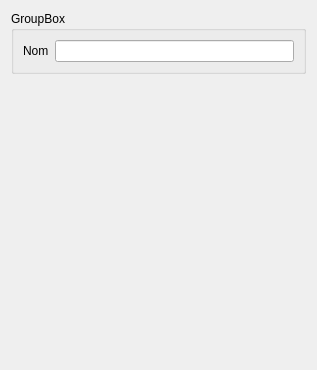
<?xml version="1.0" encoding="UTF-8"?>
<ui version="4.0">
 <class>Form</class>
 <widget class="QWidget" name="Form">
  <property name="geometry">
   <rect>
    <x>0</x>
    <y>0</y>
    <width>317</width>
    <height>370</height>
   </rect>
  </property>
  <property name="windowTitle">
   <string>Form</string>
  </property>
  <layout class="QVBoxLayout" name="verticalLayout">
   <item>
    <widget class="QGroupBox" name="groupBox">
     <property name="title">
      <string>GroupBox</string>
     </property>
     <layout class="QGridLayout" name="gridLayout">
      <item row="0" column="0">
       <widget class="QLabel" name="label">
        <property name="text">
         <string>Nom</string>
        </property>
       </widget>
      </item>
      <item row="0" column="1">
       <widget class="QLineEdit" name="lineEdit_libelle"/>
      </item>
     </layout>
    </widget>
   </item>
   <item>
    <spacer name="verticalSpacer">
     <property name="orientation">
      <enum>Qt::Vertical</enum>
     </property>
     <property name="sizeHint" stdset="0">
      <size>
       <width>20</width>
       <height>40</height>
      </size>
     </property>
    </spacer>
   </item>
  </layout>
 </widget>
 <resources/>
 <connections/>
</ui>
